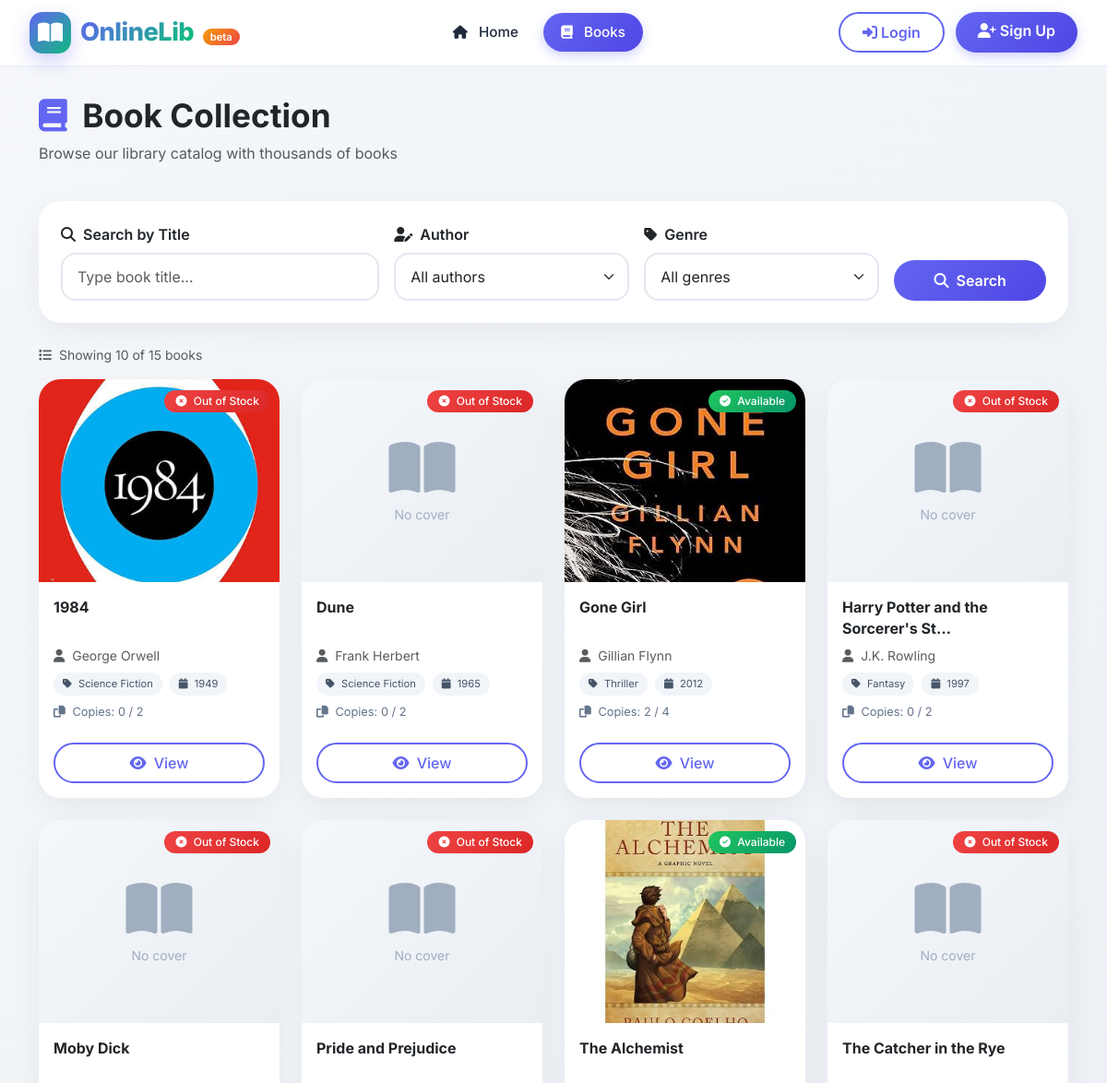
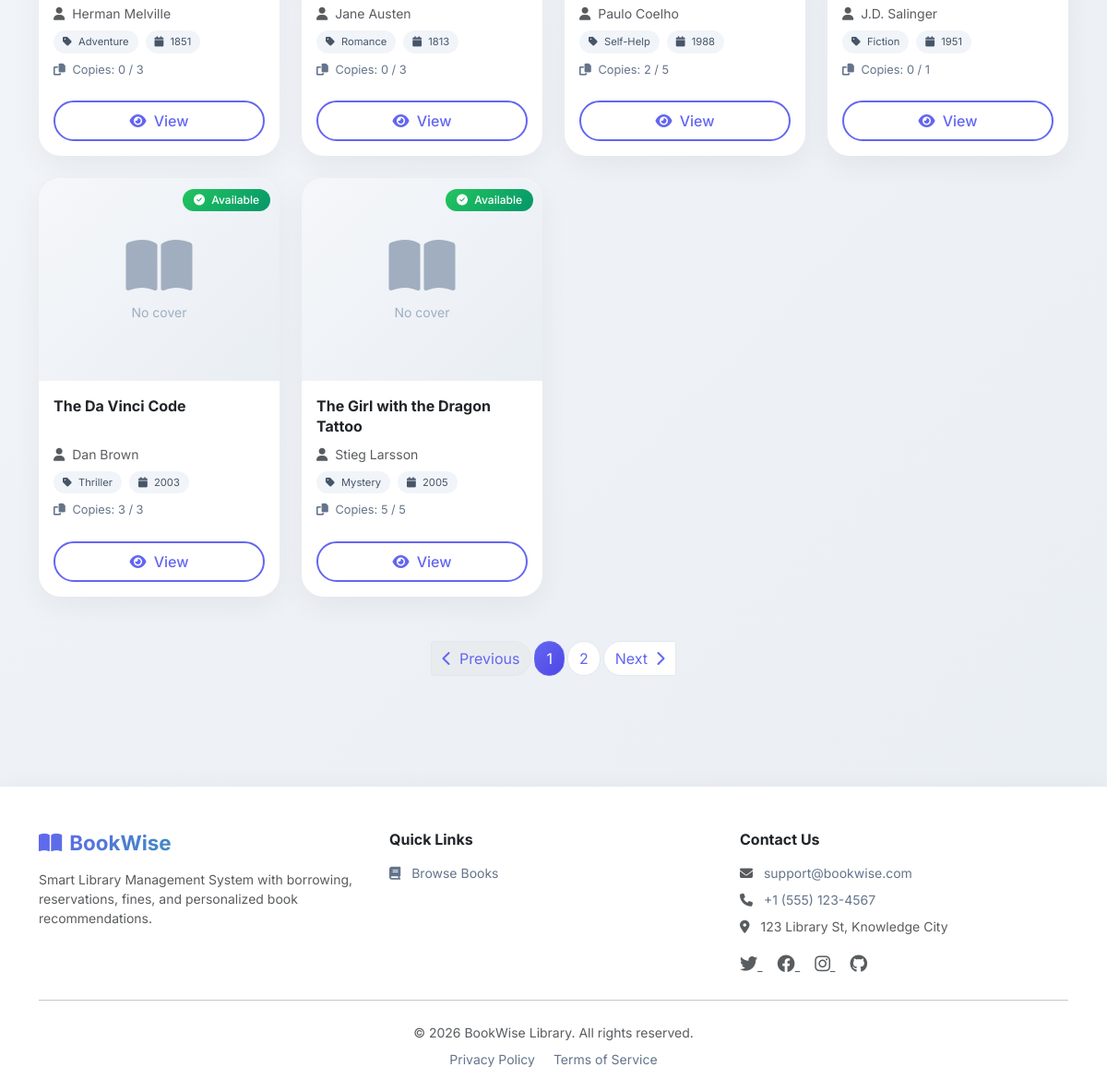
The page /books/ on the database its author committed (2 pictures, top to bottom).
### books/models.py (models this page shows, shortened)
class Book(models.Model):
    title = models.CharField(max_length=255)
    author = models.CharField(max_length=255)
    genre = models.CharField(max_length=100)
    description = models.TextField(blank=True)
    publish_year = models.PositiveIntegerField()
    isbn = models.CharField(
        max_length=13,
        unique=True,
        validators=[
            RegexValidator(
                regex=r'^\d{13}$',
                message="ISBN must be exactly 13 digits.",
                code="invalid_isbn"
            )
        ]
    )
    total_copies = models.PositiveIntegerField(default=1)
    available_copies = models.PositiveIntegerField(default=1)
    cover_image = models.ImageField(upload_to="book_covers/", blank=True)
    def __init__(self, *args, **kwargs):
        available_copies_was_provided = "available_copies" in kwargs
        super().__init__(*args, **kwargs)
        self._available_copies_was_provided = available_copies_was_provided
    def __setattr__(self, name, value):
        if name == "available_copies" and "_available_copies_was_provided" in self.__dict__:
            self.__dict__["_available_copies_was_provided"] = True
        super().__setattr__(name, value)
    class Meta:
        ordering = ["title"]
        verbose_name = "book"
        verbose_name_plural = "books"

### books/views.py (the view)
# urls.py: path("", BookListView.as_view(), name="book_list"),
class BookListView(ListView):
    model = Book
    template_name = "books/book_list.html"
    context_object_name = "books"
    paginate_by = 10
    def get_queryset(self):
        queryset = Book.objects.all()
        search = self.request.GET.get("search", "").strip()
        author = self.request.GET.get("author", "").strip()
        genre = self.request.GET.get("genre", "").strip()
        year = self.request.GET.get("year", "").strip()
        if search:
            queryset = queryset.filter(title__icontains=search)
        if author:
            queryset = queryset.filter(author__icontains=author)
        if genre:
            queryset = queryset.filter(genre=genre)
        if year:
            queryset = queryset.filter(publish_year=year)
        return queryset
    def get_context_data(self, **kwargs):
        context = super().get_context_data(**kwargs)
        search = self.request.GET.get("search", "").strip()
        author = self.request.GET.get("author", "").strip()
        genre = self.request.GET.get("genre", "").strip()
        year = self.request.GET.get("year", "").strip()
        context["search"] = search
        context["selected_author"] = author
        context["selected_genre"] = genre
        context["selected_year"] = year
        context["authors"] = (
            Book.objects.exclude(author="")
            .order_by("author")
            .values_list("author", flat=True)
            .distinct()
        )
        context["genres"] = (
            Book.objects.exclude(genre="")
            .order_by("genre")
            .values_list("genre", flat=True)
            .distinct()
        )
        context["years"] = (
            Book.objects.order_by("-publish_year")
            .values_list("publish_year", flat=True)
            .distinct()
        )
        params = self.request.GET.copy()
        if "page" in params:
            del params["page"]
        context["query_params"] = params.urlencode()
        return context

### books/templates/books/book_list.html (shortened to what this page needs)
{% extends "base.html" %}
{% block content %}
<div class="container py-4">
    <div class="d-flex flex-column flex-md-row justify-content-between align-items-md-center mb-4">
        <div>
            <h1 class="fw-bold" style="font-size: 2.2rem;">
                <i class="fas fa-book me-2" style="color: var(--primary);"></i>
                Book Collection
            </h1>
            <p class="text-muted">Browse our library catalog with thousands of books</p>
        </div>
    </div>
    <div class="card mb-4">
        <div class="card-body p-4">
            <form method="get" class="row g-3">
                <div class="col-md-4">
                    <label class="form-label fw-semibold">
                        <i class="fas fa-search me-1"></i> Search by Title
                    </label>
                    <input type="search" name="search" value="{{ search }}"
                           class="form-control" placeholder="Type book title...">
                </div>
                <div class="col-md-3">
                    <label class="form-label fw-semibold">
                        <i class="fas fa-user-edit me-1"></i> Author
                    </label>
                    <select name="author" class="form-select">
                        <option value="">All authors</option>
                    </select>
                </div>
                <div class="col-md-3">
                    <label class="form-label fw-semibold">
                        <i class="fas fa-tag me-1"></i> Genre
                    </label>
                    <select name="genre" class="form-select">
                        <option value="">All genres</option>
                    </select>
                </div>
                <div class="col-md-2 d-flex align-items-end">
                    <button type="submit" class="btn btn-primary w-100">
                        <i class="fas fa-search me-1"></i> Search
                    </button>
                </div>
            </form>
        </div>
    </div>
    <div class="mb-3">
        <p class="text-muted small">
            <i class="fas fa-list me-1"></i>
            Showing {{ books|length }} of {{ paginator.count }} books
        </p>
    </div>
    <div class="row g-4">
        {% for book in books %}
        <div class="col-md-6 col-lg-4 col-xl-3">
            <div class="card h-100 book-card">
                <div class="book-cover-wrapper">
                    {% if book.cover_image %}
                    <img src="{{ book.cover_image.url }}" class="book-cover" alt="{{ book.title }}">
                    {% else %}
                    <div class="book-cover-placeholder">
                        <i class="fas fa-book-open fa-4x"></i>
                        <span class="mt-2 small">No cover</span>
                    </div>
                    {% endif %}
                    <div class="availability-badge">
                        {% if book.available_copies > 0 %}
                        <span class="badge bg-success">
                            <i class="fas fa-check-circle me-1"></i> Available
                        </span>
                        {% else %}
                        <span class="badge bg-danger">
                            <i class="fas fa-times-circle me-1"></i> Out of Stock
                        </span>
                        {% endif %}
                    </div>
                </div>
                <div class="card-body">
                    <h5 class="card-title fw-bold">{{ book.title|truncatechars:35 }}</h5>
                    <p class="card-text text-muted small mb-2">
                        <i class="fas fa-user me-1"></i> {{ book.author }}
                    </p>
                    <div class="d-flex flex-wrap gap-2 mb-2">
                        <span class="genre-tag">
                            <i class="fas fa-tag me-1"></i> {{ book.genre }}
                        </span>
                        <span class="year-tag">
                            <i class="fas fa-calendar me-1"></i> {{ book.publish_year }}
                        </span>
                    </div>
                    <div class="copies-info">
                        <i class="fas fa-copy me-1"></i>
                        Copies: {{ book.available_copies }} / {{ book.total_copies }}
                    </div>
                </div>
                <div class="card-footer bg-transparent border-0 pb-3">
                    <div class="d-flex gap-2">
                        <a href="{% url 'books:book_detail' book.pk %}" class="btn btn-outline-primary flex-grow-1">
                            <i class="fas fa-eye me-1"></i> View
                        </a>
                    </div>
                </div>
            </div>
        </div>
        {% endfor %}
    </div>
    {% if is_paginated %}
    <nav class="mt-5">
        <ul class="pagination justify-content-center">
            {% if page_obj.has_previous %}
            <li class="page-item">
                <a class="page-link" href="?page={{ page_obj.previous_page_number }}{% if query_params %}&{{ query_params }}{% endif %}">
                    <i class="fas fa-chevron-left me-1"></i> Previous
                </a>
            </li>
            {% else %}
            <li class="page-item disabled">
                <span class="page-link"><i class="fas fa-chevron-left me-1"></i> Previous</span>
            </li>
            {% endif %}
            {% for num in page_obj.paginator.page_range %}
                {% if page_obj.number == num %}
                <li class="page-item active">
                    <span class="page-link">{{ num }}</span>
                </li>
                {% elif num > page_obj.number|add:'-3' and num < page_obj.number|add:'3' %}
                <li class="page-item">
                    <a class="page-link" href="?page={{ num }}{% if query_params %}&{{ query_params }}{% endif %}">{{ num }}</a>
                </li>
                {% endif %}
            {% endfor %}
            {% if page_obj.has_next %}
            <li class="page-item">
                <a class="page-link" href="?page={{ page_obj.next_page_number }}{% if query_params %}&{{ query_params }}{% endif %}">
                    Next <i class="fas fa-chevron-right ms-1"></i>
                </a>
            </li>
            {% else %}
            <li class="page-item disabled">
                <span class="page-link">Next <i class="fas fa-chevron-right ms-1"></i></span>
            </li>
            {% endif %}
        </ul>
    </nav>
    {% endif %}
</div>
{% endblock %}

### static/css/style.css (style rules this page uses)
:root { --primary: #6366f1; --primary-dark: #4f46e5; --primary-light: #818cf8; --secondary: #10b981; --dark: #0f172a; --light: #f8fafc; --gray: #64748b; --gray-light: #e2e8f0; --danger: #ef4444; --warning: #f59e0b; --success: #22c55e; }
* { margin: 0; padding: 0; box-sizing: border-box; }
body { font-family: 'Inter', sans-serif; background: linear-gradient(135deg, #f5f7fa 0%, #e9eef3 100%); min-height: 100vh; padding-top: 80px; }
.card { border: none; border-radius: 24px; box-shadow: 0 10px 30px rgba(0, 0, 0, 0.05); transition: all 0.3s cubic-bezier(0.4, 0, 0.2, 1); background: white; overflow: hidden; }
.btn-primary { background: linear-gradient(135deg, var(--primary), var(--primary-dark)); border: none; padding: 10px 28px; border-radius: 40px; font-weight: 600; transition: all 0.3s ease; }
.btn-outline-primary { border-radius: 40px; border: 2px solid var(--primary); color: var(--primary); font-weight: 500; padding: 8px 24px; }
.badge { padding: 6px 12px; border-radius: 30px; font-weight: 500; font-size: 0.75rem; }
.badge.bg-success { background: linear-gradient(135deg, var(--success), #059669) !important; }
.badge.bg-danger { background: linear-gradient(135deg, var(--danger), #dc2626) !important; }
.form-control, .form-select { border: 2px solid var(--gray-light); border-radius: 16px; padding: 0.75rem 1rem; transition: all 0.2s ease; }

### books/templates/books/book_list.html (style rules this page uses)
.book-card { transition: all 0.3s cubic-bezier(0.4, 0, 0.2, 1); overflow: hidden; }
.book-cover-wrapper { position: relative; height: 220px; overflow: hidden; background: linear-gradient(135deg, #f5f7fa, #e9eef3); }
.book-cover { width: 100%; height: 100%; object-fit: cover; transition: transform 0.3s ease; }
.book-cover-placeholder { height: 100%; display: flex; flex-direction: column; align-items: center; justify-content: center; color: #a0aec0; background: linear-gradient(135deg, #f5f7fa, #e9eef3); }
.availability-badge { position: absolute; top: 10px; right: 10px; }
.genre-tag, .year-tag { font-size: 0.7rem; background: #f1f5f9; padding: 4px 10px; border-radius: 20px; color: #475569; }
.copies-info { font-size: 0.8rem; color: var(--gray); margin-top: 8px; }
.card-title { font-size: 1rem; line-height: 1.4; min-height: 2.8rem; }
.pagination .page-link { border-radius: 40px; margin: 0 4px; color: var(--primary); border: 1px solid #e2e8f0; }
.pagination .page-item.active .page-link { background: linear-gradient(135deg, var(--primary), var(--primary-dark)); border-color: var(--primary); color: white; }

### rows shown on the page
Book: cover_image (picture), shows "Out of Stock", title "1984", author "George Orwell", genre "Science Fiction", publish_year "1949", available_copies "0", total_copies "2"
Book: cover_image "No cover", shows "Out of Stock", title "Dune", author "Frank Herbert", genre "Science Fiction", publish_year "1965", available_copies "0", total_copies "2"
Book: cover_image (picture), shows "Available", title "Gone Girl", author "Gillian Flynn", genre "Thriller", publish_year "2012", available_copies "2", total_copies "4"
Book: cover_image "No cover", shows "Out of Stock", title "Harry Potter and the Sorcerer's St…", author "J.K. Rowling", genre "Fantasy", publish_year "1997", available_copies "0", total_copies "2"
Book: cover_image "No cover", shows "Out of Stock", title "Moby Dick", author "Herman Melville", genre "Adventure", publish_year "1851", available_copies "0", total_copies "3"
Book: cover_image "No cover", shows "Out of Stock", title "Pride and Prejudice", author "Jane Austen", genre "Romance", publish_year "1813", available_copies "0", total_copies "3"
Book: cover_image (picture), shows "Available", title "The Alchemist", author "Paulo Coelho", genre "Self-Help", publish_year "1988", available_copies "2", total_copies "5"
Book: cover_image "No cover", shows "Out of Stock", title "The Catcher in the Rye", author "J.D. Salinger", genre "Fiction", publish_year "1951", available_copies "0", total_copies "1"
Book: cover_image "No cover", shows "Available", title "The Da Vinci Code", author "Dan Brown", genre "Thriller", publish_year "2003", available_copies "3", total_copies "3"
Book: cover_image "No cover", shows "Available", title "The Girl with the Dragon Tattoo", author "Stieg Larsson", genre "Mystery", publish_year "2005", available_copies "5", total_copies "5"

### other values the page prints
{{ books|length }} "10"
{{ paginator.count }} "15"
{{ num }} "1"
{{ num }} "2"
